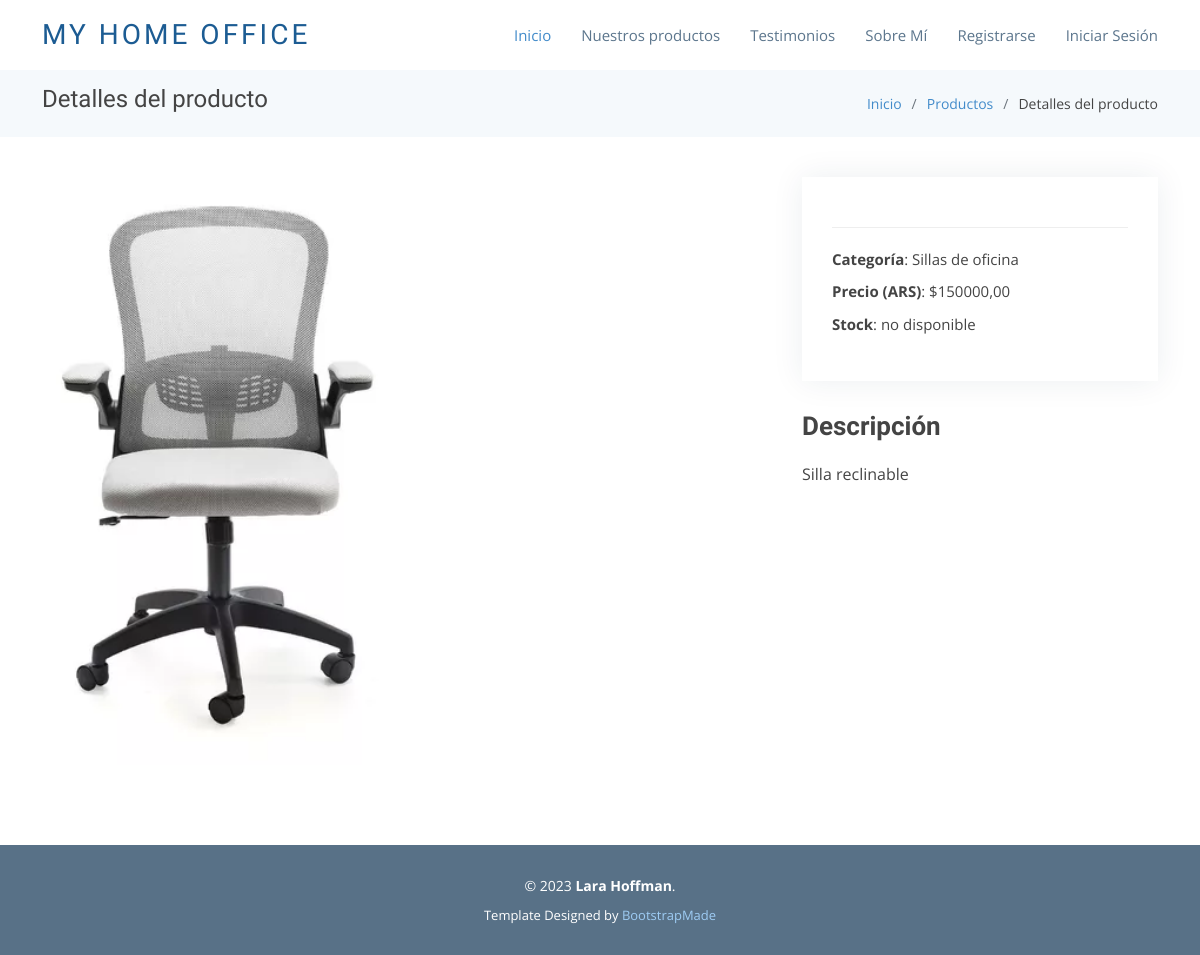
/2, run on the app's committed database.
### AppFinal/models.py (models this page shows, shortened)
class Productos(models.Model):
    nombre = models.CharField(max_length=150)
    categoria = models.CharField(max_length=100, choices=CATEGORIAS, default="")
    descripcion = models.TextField(max_length=250)
    precio = models.DecimalField(max_digits=10, decimal_places=2)
    imagen = models.ImageField(upload_to="productos") # ImageField si se instala Pillow
    stock = models.CharField(max_length=50, choices=STOCK_OPCIONES, default="disponible") # hay o no stock disponible
    autor = models.ForeignKey(User, on_delete=models.CASCADE, null=True, blank=True)
    fecha = models.DateField(auto_now_add=True)

### AppFinal/views.py (the view)
# urls.py: path('<int:pk>', views.ProductosDetail.as_view(), name="Detail"),
class ProductosDetail(DetailView):
    model = Productos
    template_name = "AppFinal/productos_detalle.html"

### AppFinal/templates/AppFinal/productos_detalle.html (shortened to what this page needs)
{% extends "AppFinal/layout.html" %}
{% load static %}
{% block lo-que-cambia %}
    <section class="breadcrumbs">
      <div class="container">
        <div class="d-flex justify-content-between align-items-center">
          <h2>Detalles del producto</h2>
          <ol>
            <li><a href="index.html">Inicio</a></li>
            <li><a href="{% url 'List'%}">Productos</a></li>
            <li>Detalles del producto</li>
          </ol>
        </div>
      </div>
    </section>
    <section id="portfolio-details" class="portfolio-details">
      <div class="container" data-aos="fade-up">
        <div class="row gy-4">
          <div class="col-lg-8">
            <div class="portfolio-details-slider swiper">
              <div class="swiper-wrapper align-items-center">
                <div class="swiper-slide">
                  <img src="{{productos.imagen.url}}" style="max-width: 50%;height: auto;" alt="">
                </div>
              </div>
            </div>
          </div>
          <div class="col-lg-4">
            <div class="portfolio-info">
              <h3>{{producto.nombre}}</h3>
              <ul>
                <li><strong>Categoría</strong>: {{productos.categoria}}</li>
                <li><strong>Precio (ARS)</strong>: ${{productos.precio}}</li>
                <li><strong>Stock</strong>: {{productos.stock}}</li>
              </ul>
            </div>
            <div class="portfolio-description">
              <h2>Descripción</h2>
              <p>{{productos.descripcion}}
              </p>
            </div>
          </div>
        </div>
      </div>
    </section>
{% endblock %}

### AppFinal/static/AppFinal/assets/css/style.css (style rules this page uses)
body { font-family: "Open Sans", sans-serif; color: #444; }
a { color: #428bca; text-decoration: none; }
h1, h2, h3, h4, h5, h6, .font-primary { font-family: "Raleway", sans-serif; }
section { padding: 60px 0; overflow: hidden; }
.breadcrumbs { padding: 15px 0; background-color: #f5f9fc; min-height: 40px; }
.breadcrumbs h2 { font-size: 24px; font-weight: 300; }
.breadcrumbs ol { display: flex; flex-wrap: wrap; list-style: none; padding: 0; margin: 0; font-size: 14px; }
.breadcrumbs ol li+li { padding-left: 10px; }
.breadcrumbs ol li+li::before { display: inline-block; padding-right: 10px; color: #6c757d; content: "/"; }
.portfolio-details { padding-top: 40px; }
.portfolio-details .portfolio-details-slider img { width: 100%; }
.portfolio-details .portfolio-info { padding: 30px; box-shadow: 0px 0 30px rgba(31, 53, 72, 0.08); }
.portfolio-details .portfolio-info h3 { font-size: 22px; font-weight: 700; margin-bottom: 20px; padding-bottom: 20px; border-bottom: 1px solid #eee; }
.portfolio-details .portfolio-info ul { list-style: none; padding: 0; font-size: 15px; }
.portfolio-details .portfolio-info ul li+li { margin-top: 10px; }
.portfolio-details .portfolio-description { padding-top: 30px; }
.portfolio-details .portfolio-description h2 { font-size: 26px; font-weight: 700; margin-bottom: 20px; }
.portfolio-details .portfolio-description p { padding: 0; }

### data on the page
Productos: imagen (picture), categoria "Sillas de oficina", precio "150000,00", stock "no disponible", descripcion "Silla reclinable"
